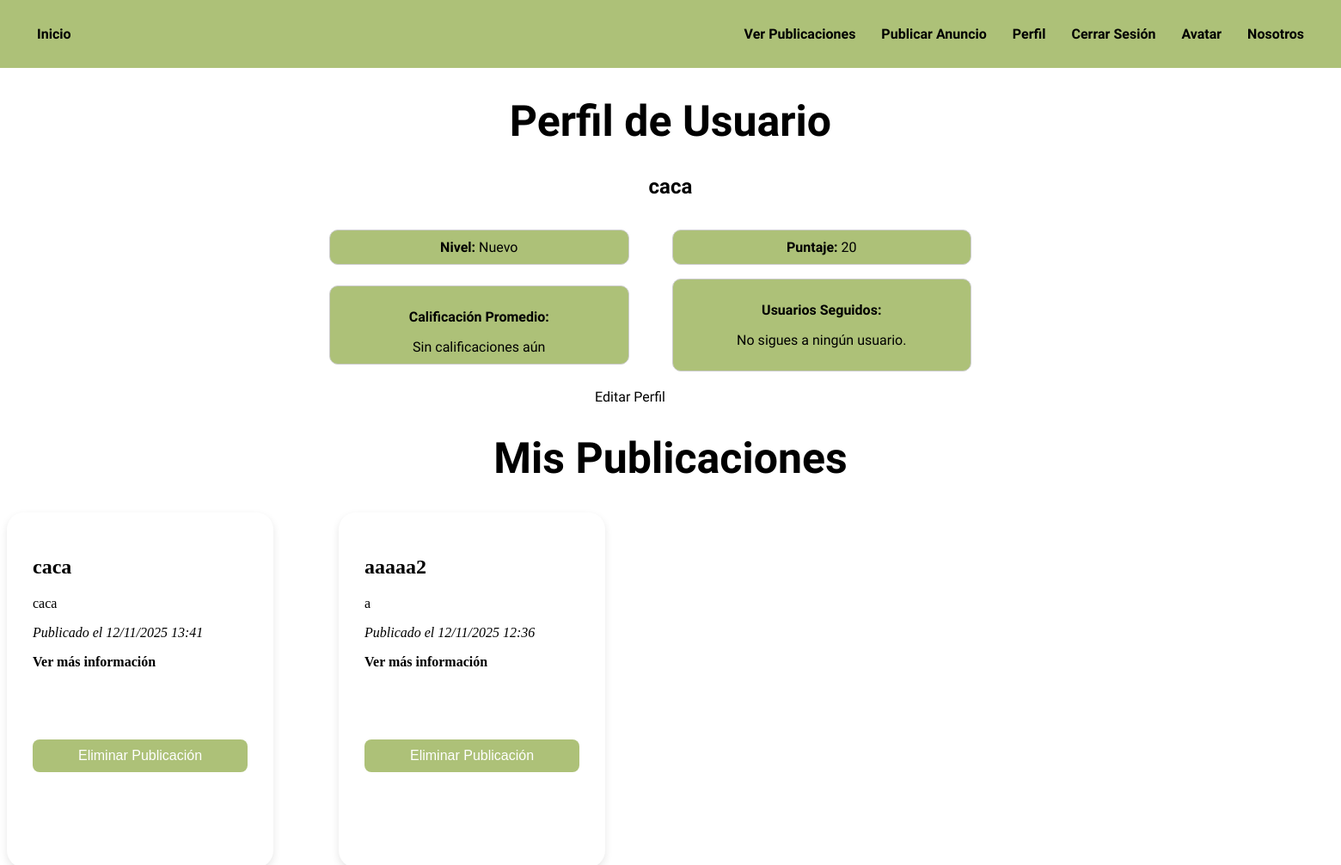
Before: /perfil/ (signed in) with the older database file.
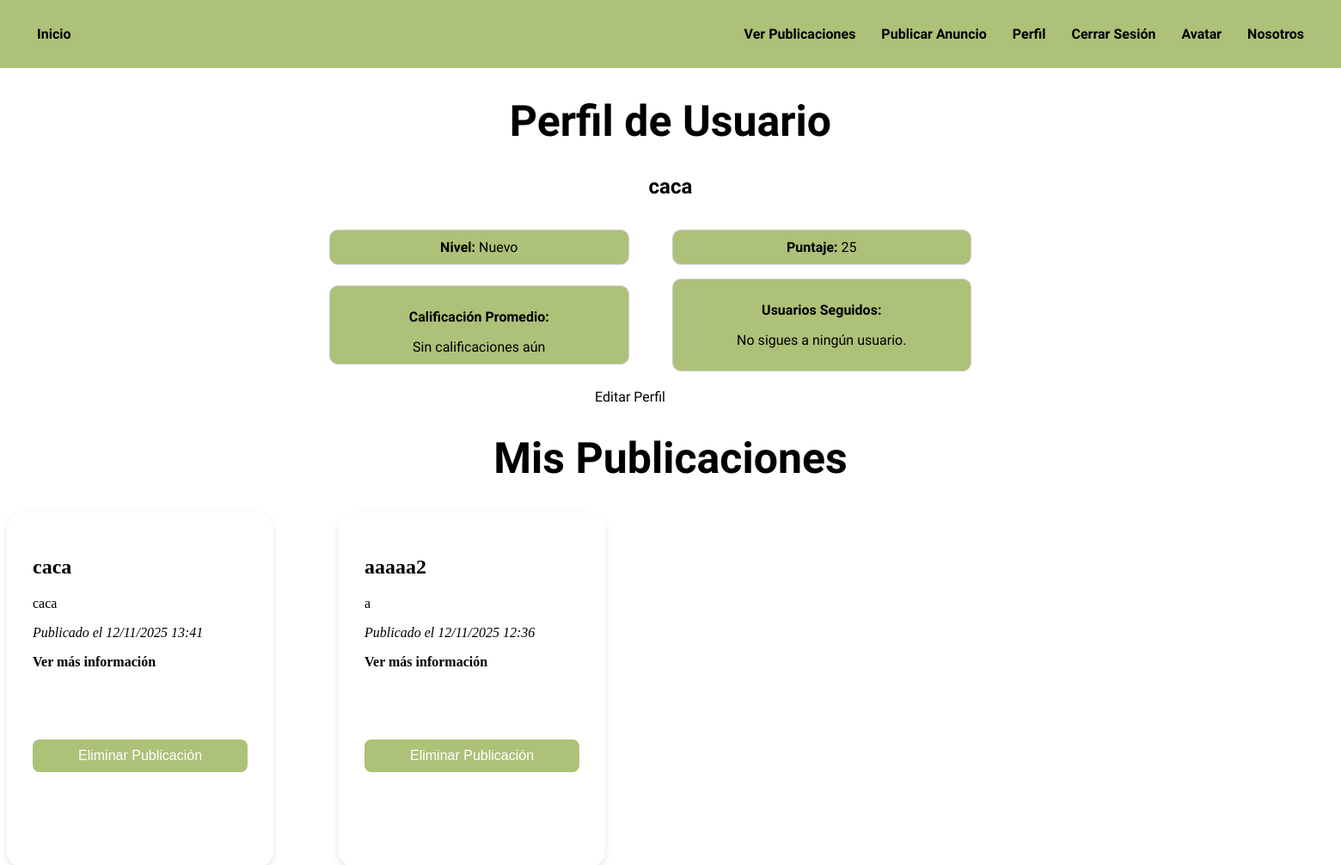
After: the same page with the newer database file.
### BookityApp/models.py (models this page shows, shortened)
class Perfil(models.Model):
    user = models.OneToOneField('auth.User', on_delete=models.CASCADE)
    latitud_defecto = models.FloatField(null=True, blank=True)
    longitud_defecto = models.FloatField(null=True, blank=True)
    radio_marcador_defecto = models.FloatField(default=50)
    puntaje_usuario = models.IntegerField(default=0)
    nivel_usuario = models.CharField(max_length=20, choices=[('Nuevo', 'Nuevo'), ('Medio', 'Medio'), ('KPro', 'KPro')], default='Nuevo')
    promedio_calificaciones = models.FloatField(default=0.0, null=True, blank=True)
    usuarios_seguidos = models.ManyToManyField('self', blank=True)

### BookityApp/views.py (the view)
# urls.py: path('perfil/', perfil, name='perfil'),
def perfil(request):
    publicaciones = Publicacion.objects.filter(user=request.user).order_by('-fecha_publicacion')
    perfil = Perfil.objects.get(user=request.user)
    usuarios_seguidos = perfil.usuarios_seguidos.all()
    return render(request, 'BookityApp/perfil.html', {
        'publicaciones': publicaciones,'perfil': perfil,'usuarios_seguidos': usuarios_seguidos
    })

### BookityApp/templates/BookityApp/perfil.html (shortened to what this page needs)
{% extends 'BookityApp/base.html' %}
{% block content %}
<h1 style="text-align: center; font-family: 'Sour Gummy', sans-serif; font-size: 50px;">Perfil de Usuario</h1>
<h2 style="text-align: center; font-family:'inder', sans-serif;">{{ user.username }}</h2>
<div class="ordenar_perfil1">
<p class="item"><strong>Nivel:</strong> {{ perfil.nivel_usuario }}</p>
<p class="item"><strong>Puntaje:</strong> {{ perfil.puntaje_usuario }}</p>
</div>
<div class="ordenar_perfil2">
        <div class="item">
    <p><strong>Calificación Promedio:</strong></p>
    {% if perfil.promedio_calificaciones %}
        {{ perfil.promedio_calificaciones|floatformat:2 }}
        {% else %}
        Sin calificaciones aún
    {% endif %}
    </div>
    <div class="item">
    <p><strong>Usuarios Seguidos:</strong></p>
    {% if usuarios_seguidos %}
        <ul>
        {% for seguido in usuarios_seguidos %}
            <li><a href="{% url 'usuarios_perfil' seguido.user.username %}">{{ seguido.user.username }}</a></li>
        {% endfor %}
        </ul>
    {% else %}
        <p>No sigues a ningún usuario.</p>
    {% endif %}
    </div>
</div>
<a href="{% url 'editar_perfil' %}" class="boton_edit_perfil">Editar Perfil</a>
<h1 style="text-align: center; font-family: 'Sour Gummy', sans-serif;font-size:50px;">Mis Publicaciones</h1>
{% if publicaciones %}
    <div class="contenedor-publicaciones">
        {% for publicacion in publicaciones %}
            <div class="publicacion">
                <h2>{{ publicacion.titulo }}</h2>
                <p>{{ publicacion.descripcion }}</p>
                <p><em>Publicado el {{ publicacion.fecha_publicacion|date:"d/m/Y H:i" }}</em></p>
                <div>
                    <a href="{% url 'detalle' publicacion.id %}" style="text-decoration: none;color: black;font-weight: bold;">Ver más información</a>
                </div>
                <form method="post" action="{% url 'eliminar_publicacion' publicacion.id %}">
                    <button type="submit">Eliminar Publicación</button>
                </form>
            </div>
        {% endfor %}
    </div>
{% else %}
    <p class="mensaje_sin_pub">No has realizado ninguna publicación todavía.</p>
{% endif %}
{% endblock %}

Changed rows visible on the page:
changed Perfil "Nuevo": puntaje_usuario "20" → "25"
